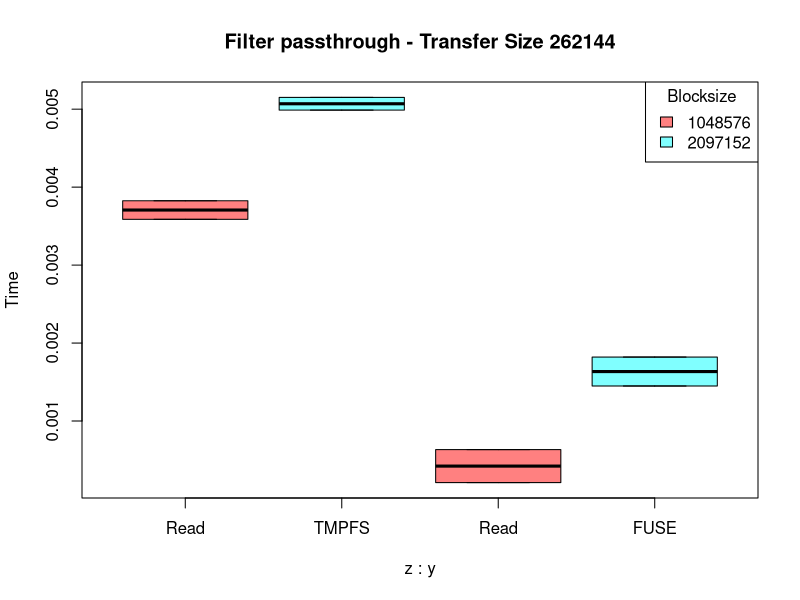
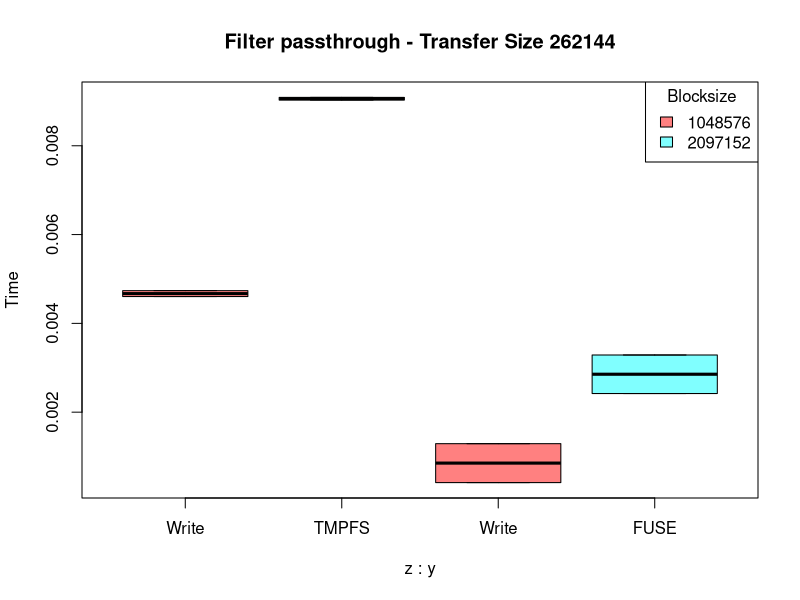
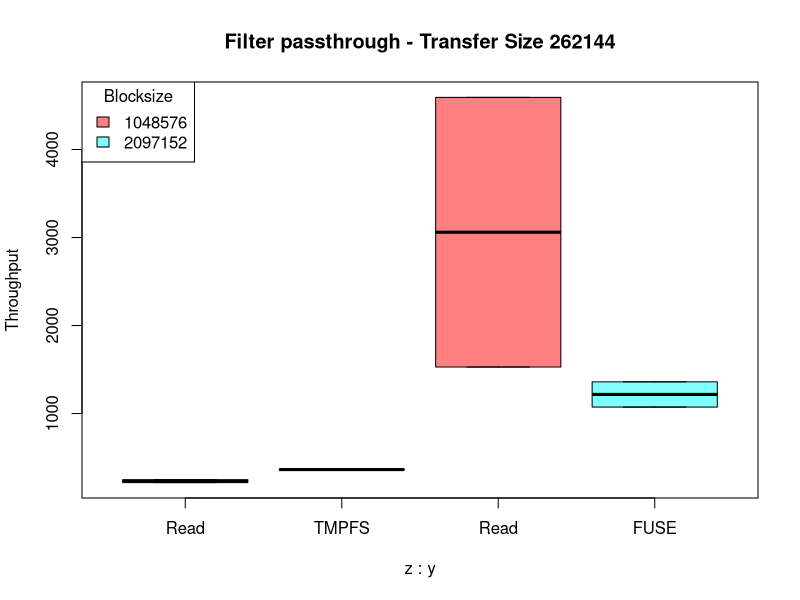
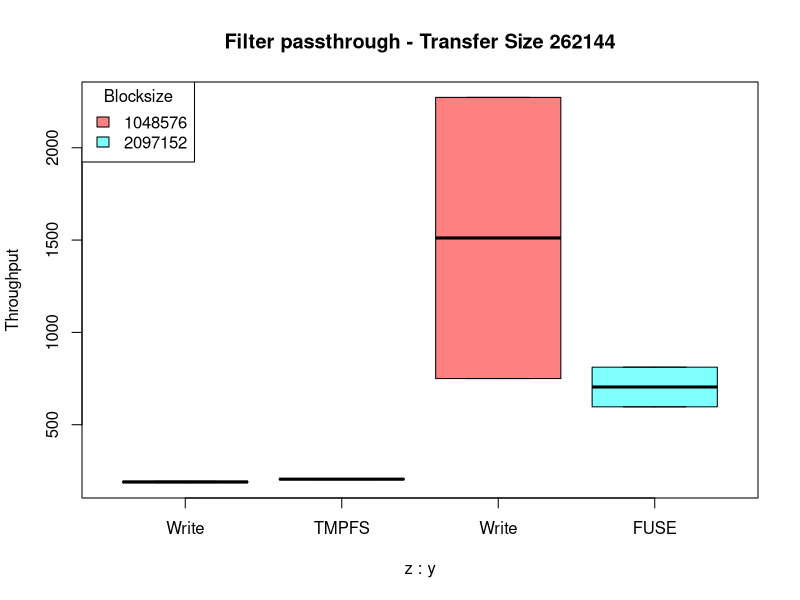
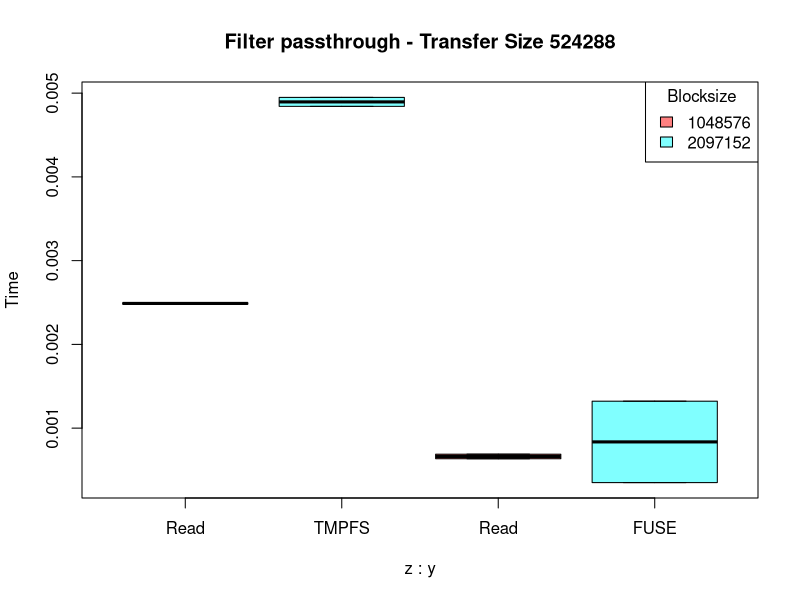
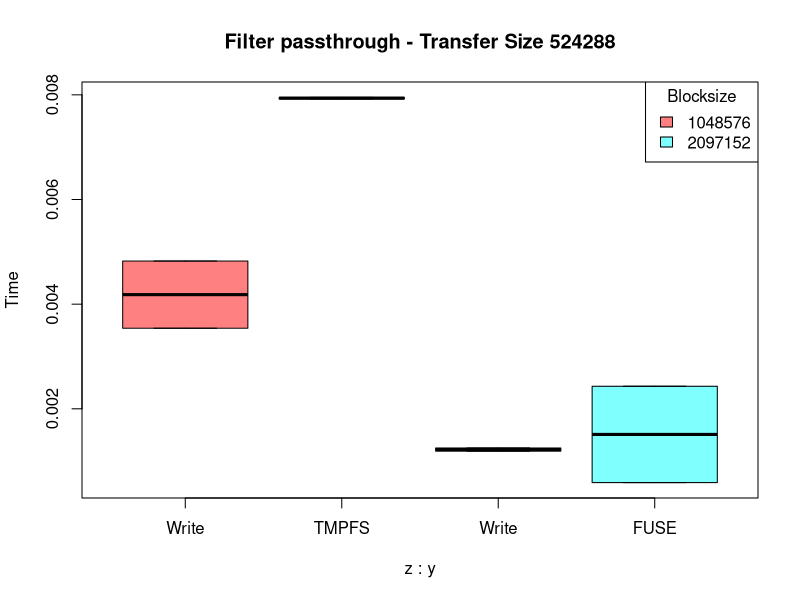
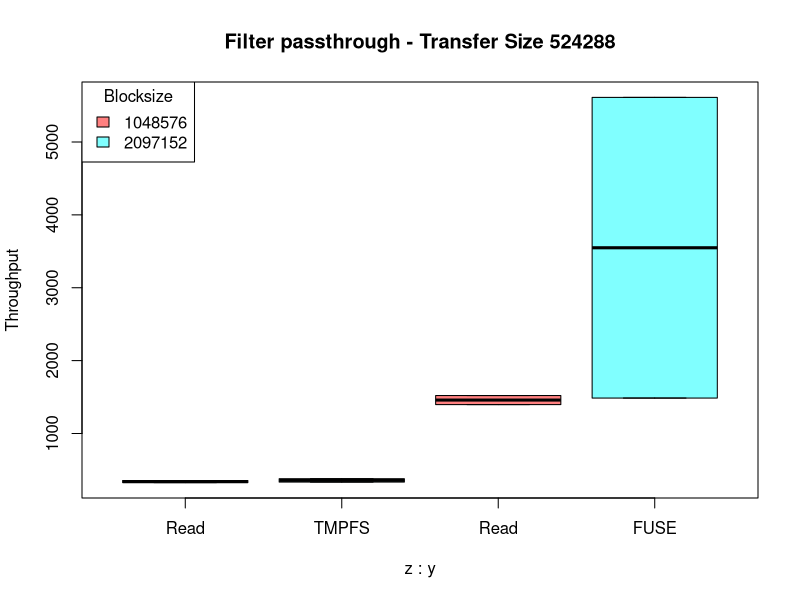
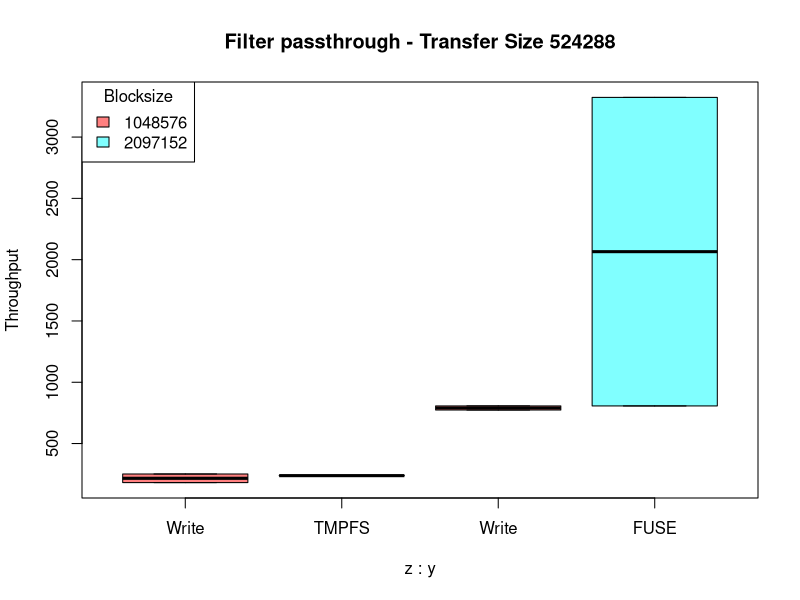

The R script that drew these images, in order:
#!/usr/bin/env Rscript

# R Script for Running IOR

# Options for the input parameters

# filter_op             only passthrough for now (passthrough_fh passthrough_hp passthrough_ll)
# blocksize_vec         (1000000 2000000 5000000 10000000)
# transfersize_vec      (200000 500000 1000000)
# blocksize_vec         (1048576 2097152 5242880 10485760)
# transfersize_vec      (262144 524288 1048576)

# Options for the output parameters

# time
# throughput

# ########################################################

pdf("figs-ior.pdf") # either save all files in one pdf or the files in specific pdfs; find an option to automatise the choice

d = read.csv("results-ior.csv")

blocksize_op = c(1048576, 2097152)
transfersize_op = c(262144, 524288)

#blocksize_op=c(1000, 2000, 5000, 10000)
#transfersize_op=c(2000, 5000, 10000)

# filter_op = 'passthrough'
#filter_op   = c("passthrough", "passthrough_fh", "passthrough_hp", "passthrough_ll")
filter_op   = c("passthrough") # , "passthrough_ll", "passthrough_fh")

for (k in 1:length(filter_op)){

    d_filter    = subset(d,   filter == filter_op[k])

    # print(d_filter)

    read_tmpfs      = subset(d_filter, operation == 'read'  & dir_mem == 'tmpfs')
    read_fuse       = subset(d_filter, operation == 'read'  & dir_mem == 'fuse')
    write_tmpfs     = subset(d_filter, operation == 'write' & dir_mem == 'tmpfs')
    write_fuse      = subset(d_filter, operation == 'write' & dir_mem == 'fuse')

    for (j in 1:length(transfersize_op)){

        read_tmpfs_time    = numeric(0)
        read_fuse_time     = numeric(0)
        write_tmpfs_time   = numeric(0)
        write_fuse_time    = numeric(0)

        read_tmpfs_tp    = numeric(0)
        read_fuse_tp     = numeric(0)
        write_tmpfs_tp   = numeric(0)
        write_fuse_tp    = numeric(0)

        for (i in 1:length(blocksize_op)){

            x_read_tmpfs      = subset(read_tmpfs,   transfersize == transfersize_op[j] & blocksize == blocksize_op[i])
            x_read_fuse       = subset(read_fuse,    transfersize == transfersize_op[j] & blocksize == blocksize_op[i])
            x_write_tmpfs     = subset(write_tmpfs,  transfersize == transfersize_op[j] & blocksize == blocksize_op[i])
            x_write_fuse      = subset(write_fuse,   transfersize == transfersize_op[j] & blocksize == blocksize_op[i])

            read_tmpfs_time       = c(read_tmpfs_time, x_read_tmpfs$time)
            read_fuse_time        = c(read_fuse_time, x_read_fuse$time)
            write_tmpfs_time      = c(write_tmpfs_time, x_write_tmpfs$time)
            write_fuse_time       = c(write_fuse_time, x_write_fuse$time)

            read_tmpfs_tp         = c(read_tmpfs_tp, x_read_tmpfs$tp)
            read_fuse_tp          = c(read_fuse_tp, x_read_fuse$tp)
            write_tmpfs_tp        = c(write_tmpfs_tp, x_write_tmpfs$tp)
            write_fuse_tp         = c(write_fuse_tp, x_write_fuse$tp)

        }

        # Plotting the results

        len_bs = length(blocksize_op)       # number of options for the blocksize
        len = length(read_tmpfs_time)/len_bs;   # number of run
        n_files = len_bs;                   # number of plots of each type

        # #### TIME READ

        DF = data.frame(
        x = c(read_tmpfs_time, read_fuse_time),
        y = rep(c("READ TMPFS", "READ FUSE"), each = n_files*len),
        z = rep(rep(1:n_files, each=len), 2), # two categories, read and write
        stringsAsFactors = FALSE
        )
#        str(DF)
#        print(DF)

        filename = sprintf("%s_%d_time_%s.pdf", filter_op[k], transfersize_op[j], "read");
        title = sprintf("Filter %s - Transfer Size %d", filter_op[k], transfersize_op[j]);

#        pdf(filename)
        cols = rainbow(n_files, s = 0.5)
        boxplot(x ~ z + y, data = DF,
                at = c(1:(2*len_bs)), col = cols,
                names = c("Read", "TMPFS", rep("", len_bs-2), "Read", "FUSE", rep("",len_bs-2)),
                xaxs = FALSE, main=title, ylab="Time")
        legend("topright", fill = cols, legend = blocksize_op, horiz = F, title="Blocksize")

        # #### TIME WRITE

        DF = data.frame(
        x = c(write_tmpfs_time, write_fuse_time),
        y = rep(c("WRITE TMPFS", "WRITE FUSE"), each = n_files*len),
        z = rep(rep(1:n_files, each=len), 2), # two categories, read and write
        stringsAsFactors = FALSE
        )
    #    str(DF)
    #    print(DF)

        filename = sprintf("%s_%d_time_%s.pdf", filter_op[k], transfersize_op[j], "write");
        title = sprintf("Filter %s - Transfer Size %d", filter_op[k], transfersize_op[j]);

#        pdf(filename)
        cols = rainbow(n_files, s = 0.5)
        boxplot(x ~ z + y, data = DF,
                at = c(1:(2*len_bs)), col = cols,
                names = c("Write", "TMPFS", rep("", len_bs-2), "Write", "FUSE", rep("",len_bs-2)),
                xaxs = FALSE, main=title, ylab="Time")
        legend("topright", fill = cols, legend = blocksize_op, horiz = F, title="Blocksize")

        # #### TP READ

        DF = data.frame(
        x = c(read_tmpfs_tp, read_fuse_tp),
        y = rep(c("READ TMPFS", "READ FUSE"), each = n_files*len),
        z = rep(rep(1:n_files, each=len), 2), # two categories, read and write
        stringsAsFactors = FALSE
        )
    #    str(DF)
    #    print(DF)

        filename = sprintf("%s_%d_tp_%s.pdf", filter_op[k], transfersize_op[j], "read");
        title = sprintf("Filter %s - Transfer Size %d", filter_op[k], transfersize_op[j]);

#        pdf(filename)
        cols = rainbow(n_files, s = 0.5)
        boxplot(x ~ z + y, data = DF,
                at = c(1:(2*len_bs)), col = cols,
                names = c("Read", "TMPFS", rep("", len_bs-2), "Read", "FUSE", rep("",len_bs-2)),
                xaxs = FALSE, main=title, ylab="Throughput")
        legend("topleft", fill = cols, legend = blocksize_op, horiz = F, title="Blocksize")

        # #### TIME WRITE

        DF = data.frame(
        x = c(write_tmpfs_tp, write_fuse_tp),
        y = rep(c("WRITE TMPFS", "WRITE FUSE"), each = n_files*len),
        z = rep(rep(1:n_files, each=len), 2), # two categories, read and write
        stringsAsFactors = FALSE
        )
    #    str(DF)
    #    print(DF)

        filename = sprintf("%s_%d_tp_%s.pdf", filter_op[k], transfersize_op[j], "write");
        title = sprintf("Filter %s - Transfer Size %d", filter_op[k], transfersize_op[j]);

#        pdf(filename)
        cols = rainbow(n_files, s = 0.5)
        boxplot(x ~ z + y, data = DF,
                at = c(1:(2*len_bs)), col = cols,
                names = c("Write", "TMPFS", rep("", len_bs-2), "Write", "FUSE", rep("",len_bs-2)),
                xaxs = FALSE, main=title, ylab="Throughput")
        legend("topleft", fill = cols, legend = blocksize_op, horiz = F, title="Blocksize")

    }

}

# dev.off()
print("Graphics constructed with success!")
